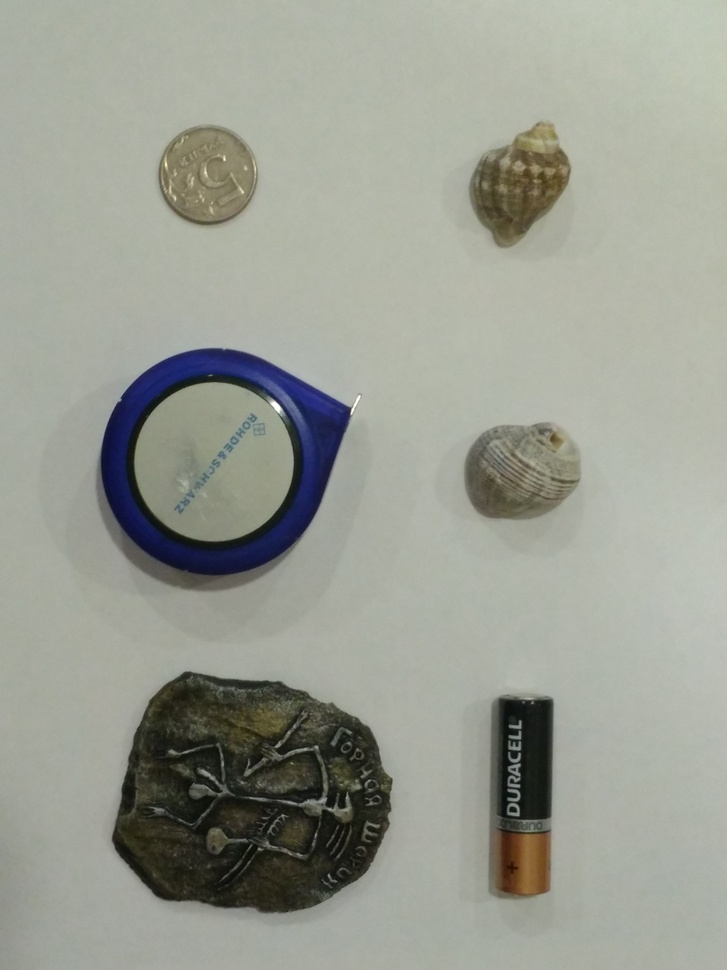
#> input picture pencils/images/img (1).jpg, 727 x 970 px, shrunk from 3120 x 4160 before the run; its folder holds only this picture in this run
$ python main.py
#> lines starting #> are read from the running program, lines starting #| are printed output that depends on the picture; after the words box and inside, x2 and y2 are one past the last pixel; in counts of white or black regions, pixels touching at a corner belong together
import numpy as np
import matplotlib.pyplot as plt
from skimage.measure import label, regionprops
from skimage.filters import sobel, threshold_otsu
from skimage.color import rgb2gray
from skimage.morphology import binary_erosion, binary_dilation
from pathlib import Path

image_path = Path(__file__).parent / 'images'
total_pen = 0  # счетчик карандашей

for img_file in image_path.glob('*.jpg'):

    image = plt.imread(img_file)
#> image is the input picture: shape (970, 727, 3); mean R, G, B 154.3, 157.2, 146.8

    # градация серого обработка
    gray = rgb2gray(image)
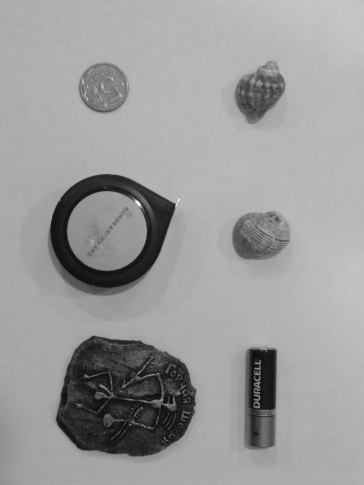
#> gray: shape (970, 727) float64 (shown at 1/2 size); min 0.0328, max 0.998, mean 0.611

    edges = sobel(gray)
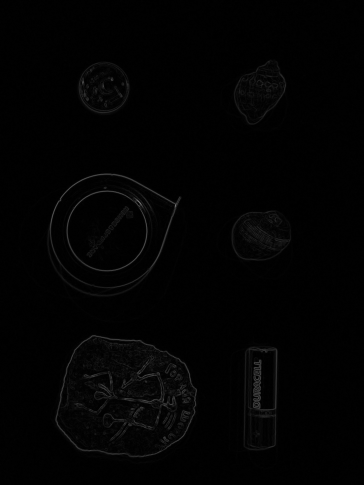
#> edges: shape (970, 727) float64 (shown at 1/2 size); min 0, max 0.539, mean 0.0113

    # подбор порога
    thresh = threshold_otsu(edges)
#> thresh = 0.0705

    # бинаризация
    binary = edges >= thresh
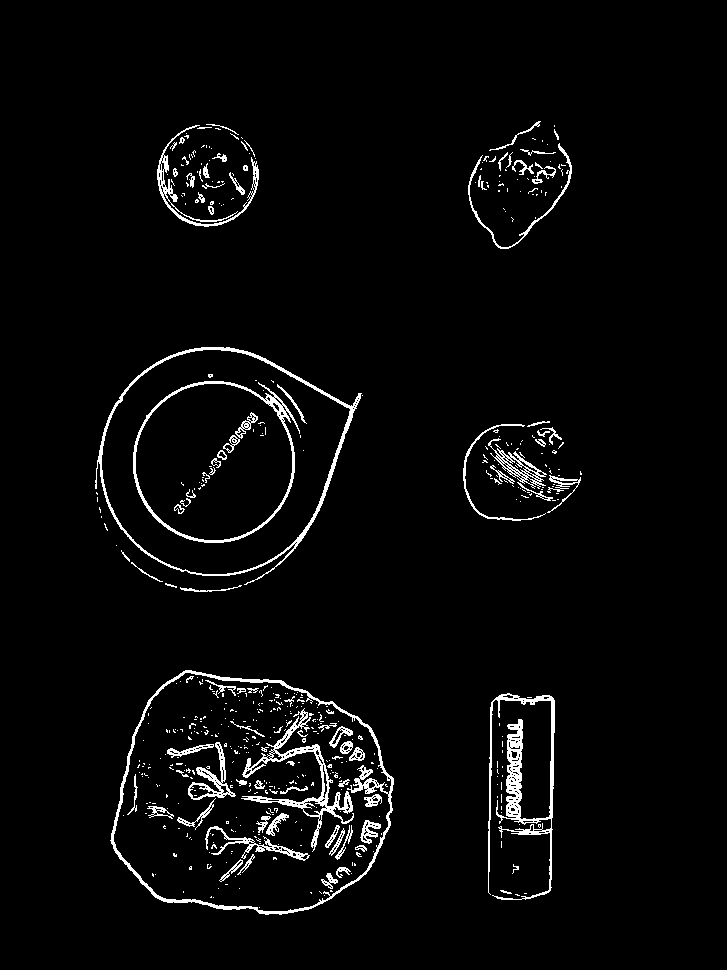
#> binary: shape (970, 727) bool; 3.3% white in thin lines or dots, all inside (x1, y1, x2, y2) = (95, 121, 582, 915)

    processed = binary_dilation(
                  binary_erosion(
                    binary_dilation(binary, np.ones((10,10))),
                    np.ones((3,3))
                  ),
                  np.ones((10,10))
                )
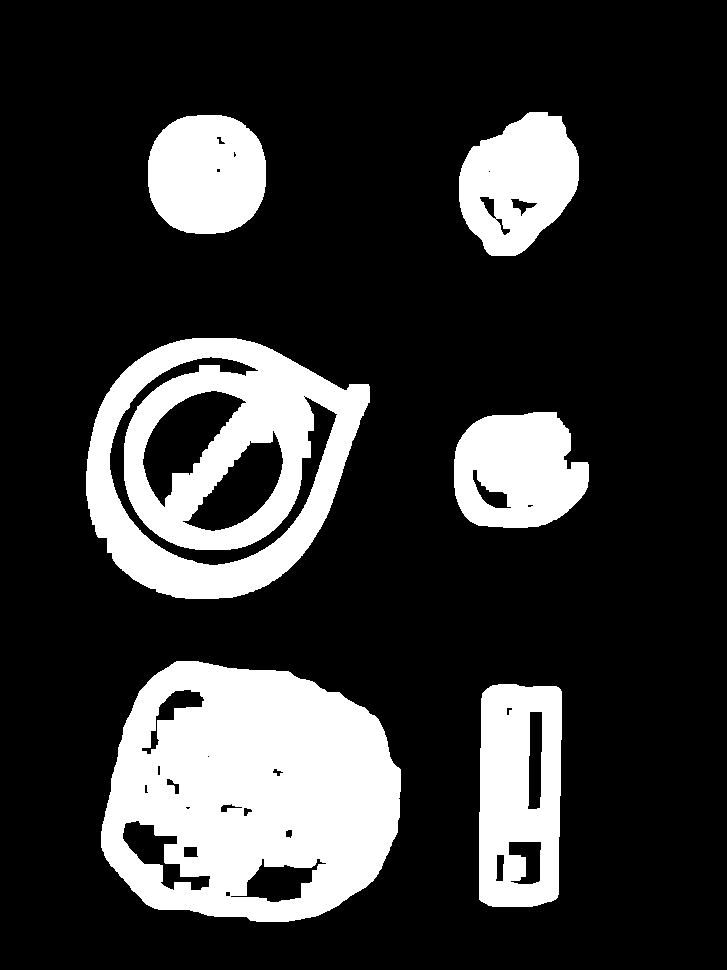
#> processed: shape (970, 727) bool; 21% white; 6 white regions

    # маркировка
    labeled = label(processed)
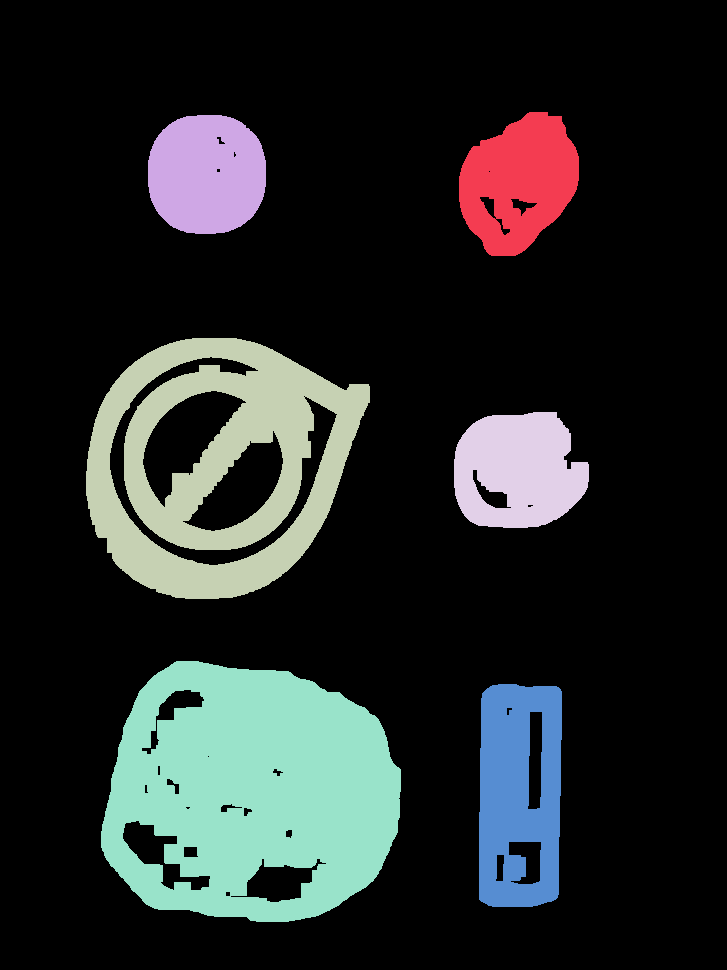
#> labeled: shape (970, 727) int32; 7 distinct labels, from 0 to 6; one colour per label, 0 black

    # свойства региона
    regions = regionprops(labeled)
#> regions = 6 regions; box (x1, y1, x2, y2) and area: (101, 661, 401, 922) 57505, (86, 338, 370, 599) 39300, (479, 684, 562, 907) 15430, (454, 412, 589, 528) 12134, (459, 112, 579, 256) 11991, (148, 115, 266, 234) 11679

    # min S
    min_area = 0.005 * gray.size

    # отбор карандашей
    pencils = [r for r in regions
              if 10 <= (r.major_axis_length / r.minor_axis_length) <= 20
              and r.area > min_area]
#> pencils = []
    # кол-во карандашей на изображении №
    print(f"кол-во карандашей на {img_file.name}: {len(pencils)}")
#| кол-во карандашей на img (1).jpg: 0

    total_pen += len(pencils)
#> total_pen = 0

print(f"всего карандашей: {total_pen}")
#| всего карандашей: 0

$ run again, on pencils/images/img (2).jpg
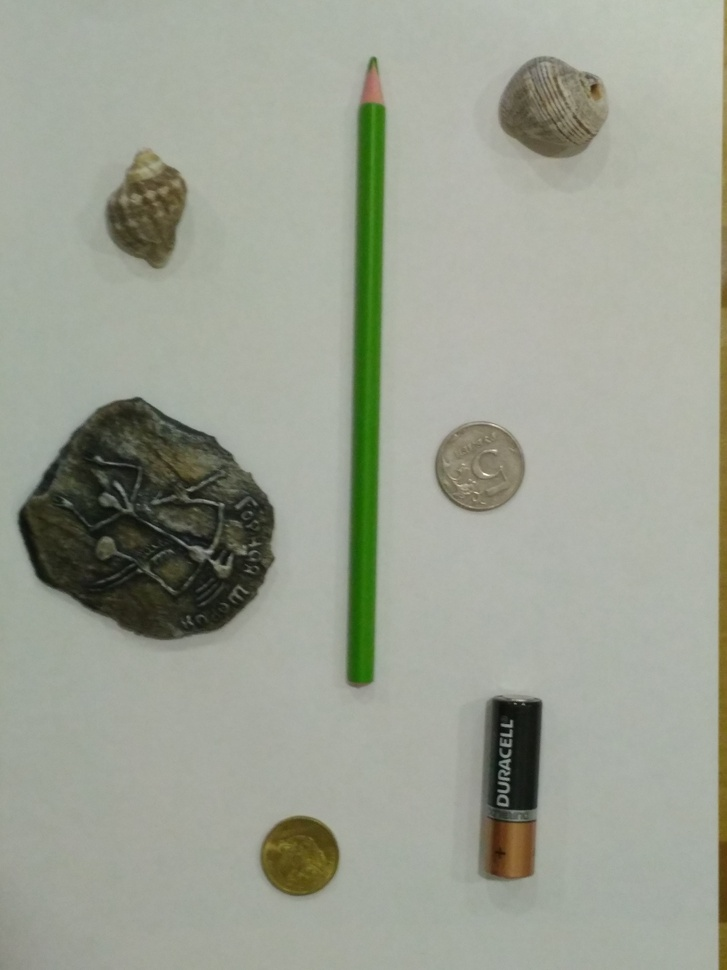
#> input picture pencils/images/img (2).jpg, 727 x 970 px, shrunk from 3120 x 4160 before the run
#> image is the input picture: shape (970, 727, 3); mean R, G, B 155.9, 160.5, 147
#> thresh = 0.0503
#> `binary = edges >= thresh`:
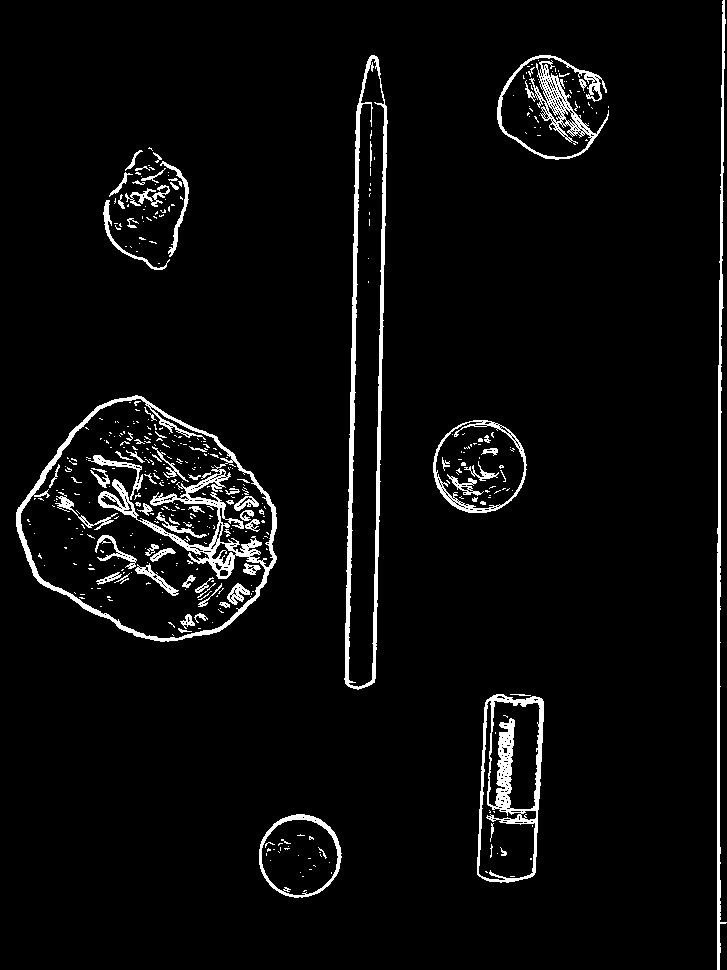
#> binary: shape (970, 727) bool; 4.4% white; 443 white regions (366 under 20 px), largest, box (x1, y1, x2, y2) and area: (16, 395, 277, 642) 6748, (344, 55, 388, 690) 5112, (477, 694, 544, 883) 3489
#> processed: shape (970, 727) bool; 21.5% white; 8 white regions
#> `labeled = label(processed)`:
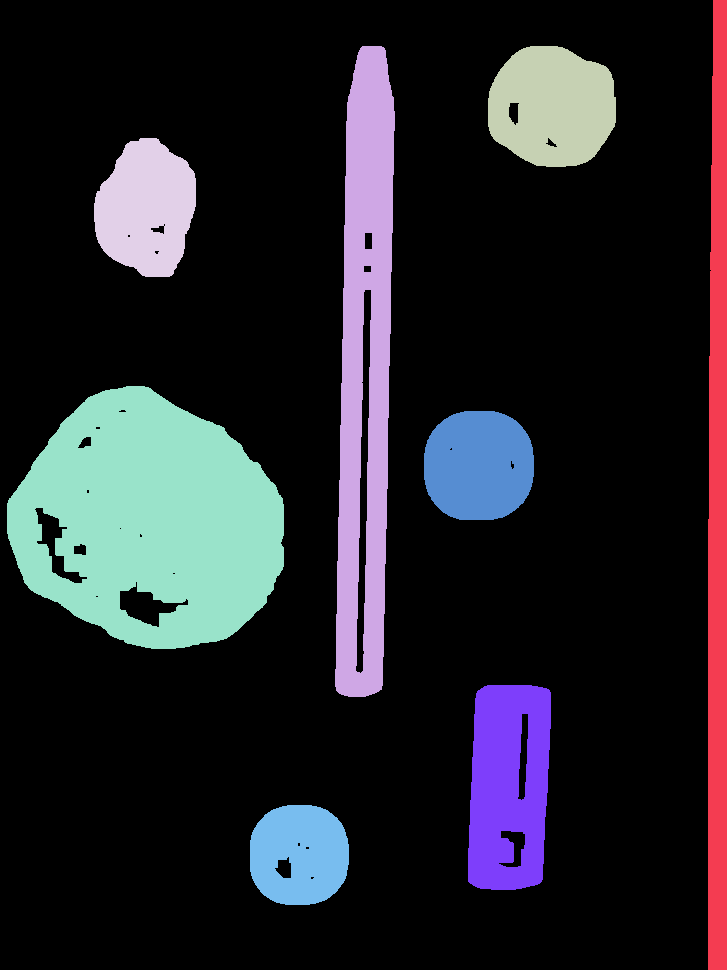
#> labeled: shape (970, 727) int32; 9 distinct labels, from 0 to 8; one colour per label, 0 black
#> regions = 8 regions; box (x1, y1, x2, y2) and area: (7, 386, 284, 649) 51190, (335, 46, 395, 697) 27722, (708, 0, 727, 970) 17061, (468, 685, 551, 890) 14331, (488, 46, 616, 167) 12307, (94, 138, 196, 277) 10597, (424, 411, 534, 520) 10094, (250, 805, 349, 905) 8104
#> pencils = 1 regions; box (x1, y1, x2, y2) and area: (335, 46, 395, 697) 27722
#| кол-во карандашей на img (2).jpg: 1
#> total_pen = 1
#| всего карандашей: 1

$ run again, on pencils/images/img (3).jpg
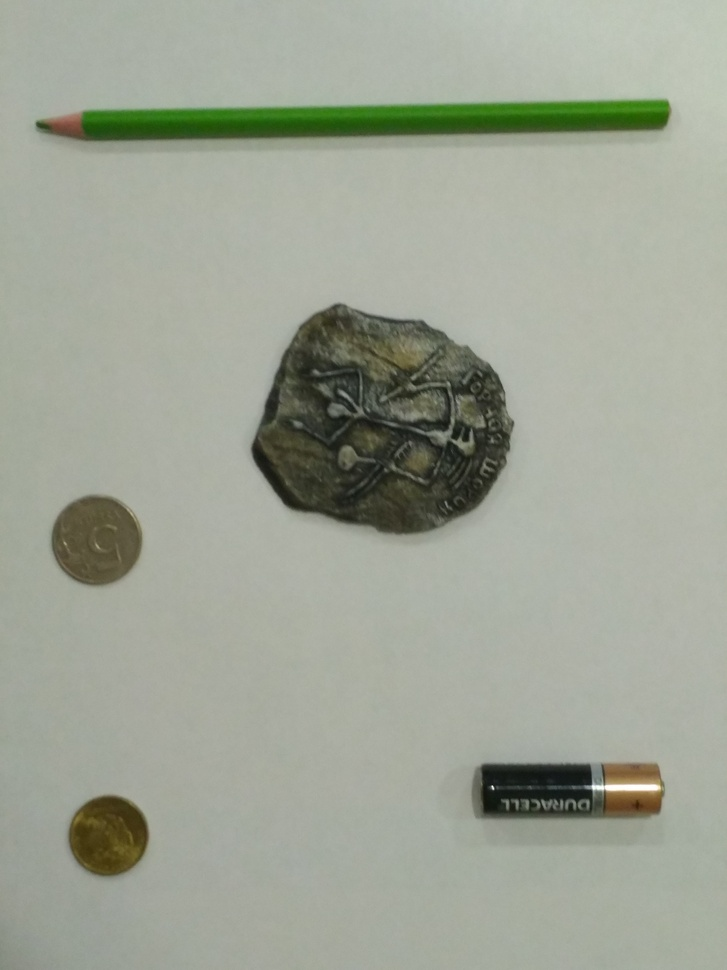
#> input picture pencils/images/img (3).jpg, 727 x 970 px, shrunk from 3120 x 4160 before the run
#> image is the input picture: shape (970, 727, 3); mean R, G, B 158.5, 163.8, 149.7
#> thresh = 0.0478
#> `binary = edges >= thresh`:
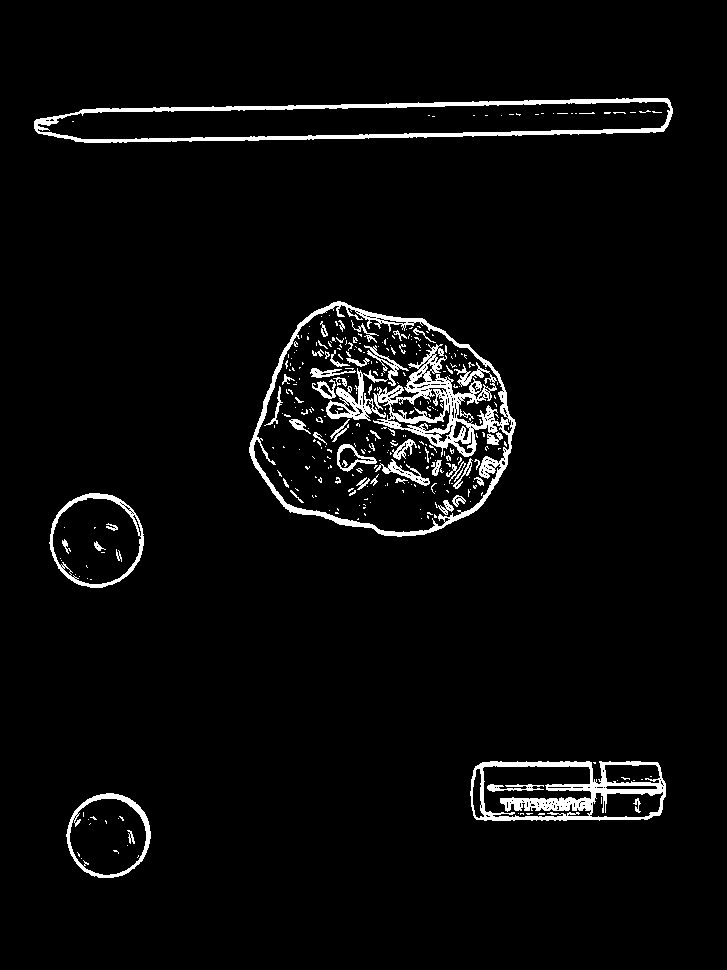
#> binary: shape (970, 727) bool; 3.9% white; 349 white regions (288 under 20 px), largest, box (x1, y1, x2, y2) and area: (249, 301, 516, 537) 8536, (34, 98, 673, 143) 5339, (470, 761, 666, 821) 4318
#> processed: shape (970, 727) bool; 16.4% white; 5 white regions
#> `labeled = label(processed)`:
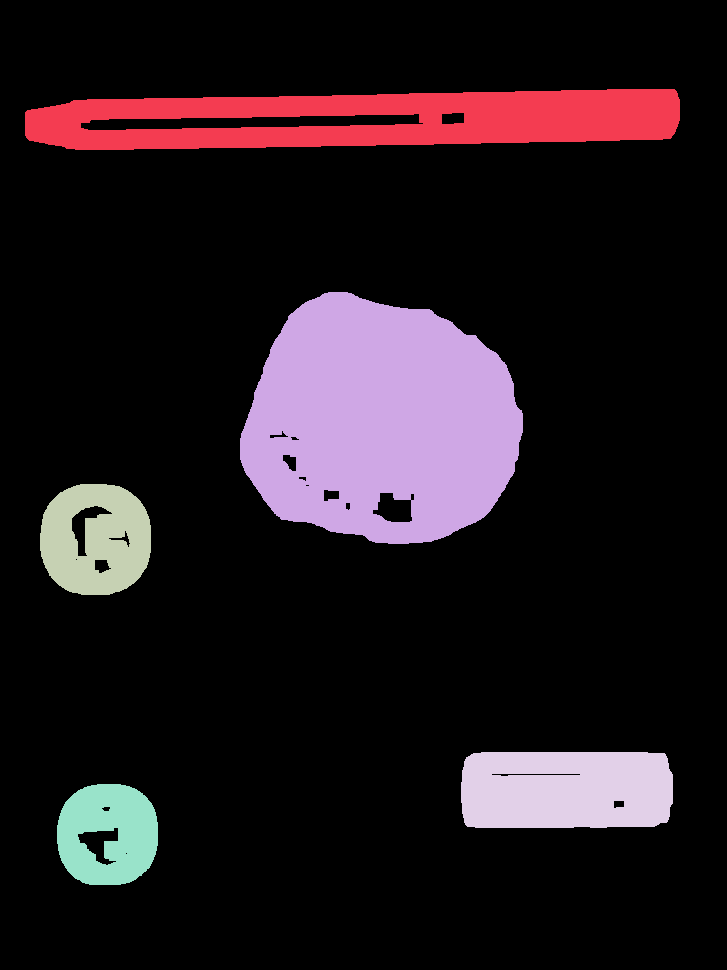
#> labeled: shape (970, 727) int32; 6 distinct labels, from 0 to 5; one colour per label, 0 black
#> regions = 5 regions; box (x1, y1, x2, y2) and area: (240, 292, 523, 544) 53516, (25, 89, 680, 150) 29144, (461, 752, 673, 828) 15452, (40, 484, 151, 595) 9435, (57, 784, 158, 885) 7848
#> pencils = 1 regions; box (x1, y1, x2, y2) and area: (25, 89, 680, 150) 29144
#| кол-во карандашей на img (3).jpg: 1
#> total_pen = 1
#| всего карандашей: 1
